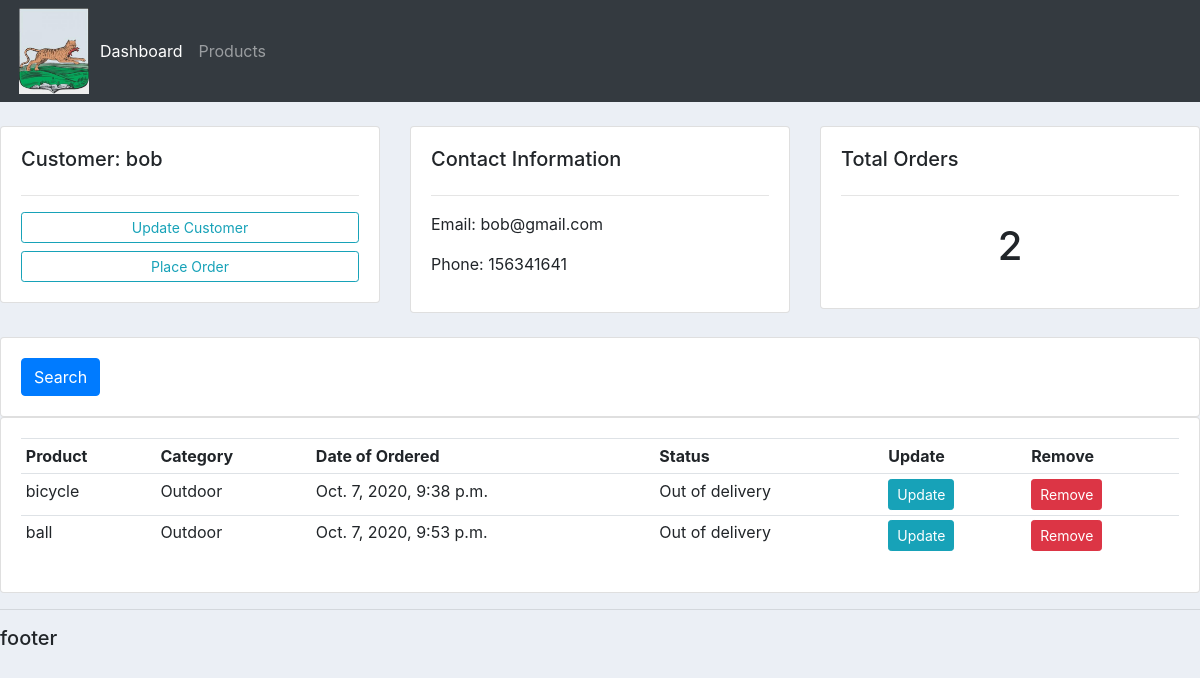
/customer/3/, run on the app's committed database.
### accounts/models.py (models this page shows, shortened)
class Customer(models.Model):
    name = models.CharField(max_length=200, null=True)
    phone = models.CharField(max_length=200, null=True)
    email = models.CharField(max_length=200, null=True)
    date_created = models.DateTimeField(auto_now_add=True, null=True)

class Order(models.Model):
    STATUS = (
        ('Pending', 'Pending'),
        ('Out of delivery', 'Out of delivery'),
        ('Delivered', 'Delivered'),
    )
    customer = models.ForeignKey(Customer, null=True, on_delete=models.SET_NULL)
    product = models.ForeignKey(Product, null=True, on_delete=models.SET_NULL)
    date_created = models.DateTimeField(auto_now_add=True, null=True)
    status = models.CharField(max_length=200, null=True, choices=STATUS)

class Product(models.Model):
    CATEGORY = (
        ('Indoor', 'Indoor'),
        ('Outdoor', 'Outdoor'),
    )
    name = models.CharField(max_length=200, null=True)
    price = models.FloatField(null=True)
    category = models.CharField(max_length=200, null=True, choices=CATEGORY)
    description = models.CharField(max_length=200, null=True, blank=True)
    tags = models.ManyToManyField(Tag)
    date_created = models.DateTimeField(auto_now_add=True, null=True)
    def __str__(self):
        return self.name

### accounts/views.py (the view)
# urls.py: path('customer/<str:pk>/', views.customer_details, name='customer_details'),
def customer_details(request, pk):
    customer = Customer.objects.get(id=pk)
    orders = customer.order_set.all()
    orders_count = orders.count()
    context = {'customer': customer, 'orders': orders, 'orders_count': orders_count}
    return render(request, 'accounts/customer_details.html', context)

### accounts/templates/accounts/customer_details.html (shortened to what this page needs)
{% extends "accounts/base.html" %}
{% block content %}
    <br>
    <div class="row">
        <div class="col-md">
            <div class="card card-body">
                <h5>Customer: {{ customer.name }}</h5>
                <hr>
                <a href="#" class="btn btn-outline-info btn-sm btn-block">Update Customer</a>
                <a href="{% url 'create_order' customer.id %}" class="btn btn-outline-info btn-sm btn-block">Place
                    Order</a>
            </div>
        </div>
        <div class="col-md">
            <div class="card card-body">
                <h5>Contact Information</h5>
                <hr>
                <p>Email: {{ customer.email }}</p>
                <p>Phone: {{ customer.phone }}</p>
            </div>
        </div>
        <div class="col-md">
            <div class="card card-body">
                <h5>Total Orders</h5>
                <hr>
                <h1 style="text-align: center; padding: 10px">{{ orders_count }}</h1>
            </div>
        </div>
    </div>
    <br>
    <div class="row">
        <div class="col">
            <div class="card card-body">
                <form action="" method="get">
                    <button class="btn btn-primary" type="submit">Search</button>
                </form>
            </div>
        </div>
    </div>
    <div class="row">
        <div class="col-md">
            <div class="card card-body">
                <table class="table table-sm">
                    <tr>
                        <th>Product</th>
                        <th>Category</th>
                        <th>Date of Ordered</th>
                        <th>Status</th>
                        <th>Update</th>
                        <th>Remove</th>
                    </tr>
                    {% for order in orders %}
                        <tr>
                            <td>{{ order.product }}</td>
                            <td>{{ order.product.category }}</td>
                            <td>{{ order.date_created }}</td>
                            <td>{{ order.status }}</td>
                            <td><a class="btn btn-sm btn-info"
                                   href="{% url 'update_order' 'customer_details' order.id %}">Update</a></td>
                            <td>
                                <a href="{% url 'delete_order' 'customer_details' order.id %}">
                                    <input class="btn btn-sm btn-danger" type="submit"
                                           onclick="return confirm('Are you sure?')" value="Remove"/>
                                </a></td>
                        </tr>
                    {% endfor %}
                </table>
            </div>
        </div>
    </div>
{% endblock %}

### accounts/static/css/main.css (style rules this page uses)
body { background-color: #ebeff5; }

### data on the page
Customer: name "bob", email "bob@gmail.com", phone "156341641"
Order: product "bicycle", product.category "Outdoor", date_created "Oct. 7, 2020, 9:38 p.m.", status "Out of delivery"
Order: product "ball", product.category "Outdoor", date_created "Oct. 7, 2020, 9:53 p.m.", status "Out of delivery"

### other printed values
{{ orders_count }} "2"
